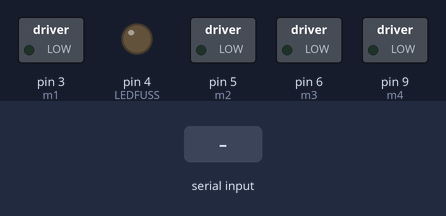
Simulated run of this sketch. Board: Arduino Uno, built with avr-gcc and run on an emulated ATmega328P. On the bench: switched loads named in the sketch (green lamp = pin HIGH), output pins drawn as LEDs (lit = HIGH). The inputs (shaded band) are chosen by the test bench.

Above: at 1.2 s.
1.3 s: "F" received over Serial
At 2.2 s:
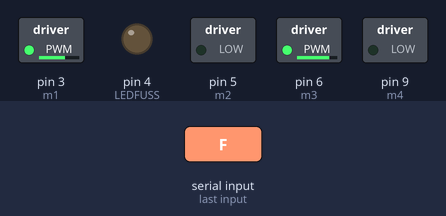
2.8 s: "B" received over Serial
At 3.3 s:
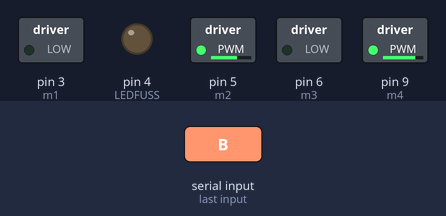
4.3 s: "L" received over Serial
At 5.5 s:
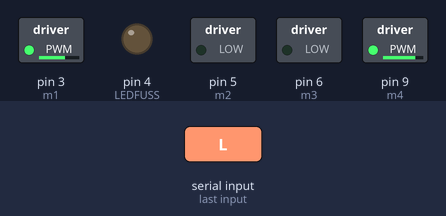
5.8 s: "R" received over Serial
At 6.8 s:
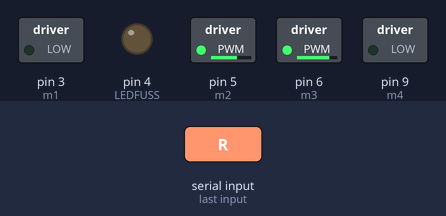
Timing chart, 0 to 8.3 s (numbered marks = the images above; inputs shaded):
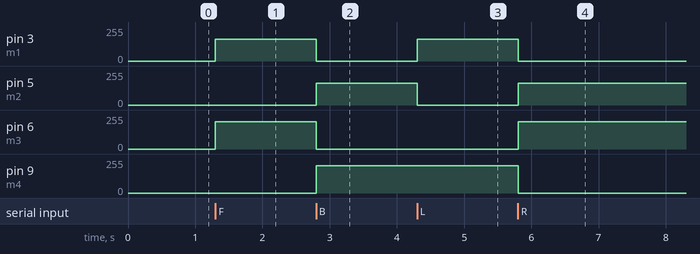

The sketch:

RC_Car_EasyControl_With_Obstacles_Avoiding.ino
```cpp
#include <Ultrasonic.h>

int m1 = 3;
int m2 = 5;
int m3 = 6;
int m4 = 9;
int LEDFUSS = 4;
int USSCHECK = 0;
int LMSPEED = 165;
int RMSPEED = 205;

/*
   ex.: Ultrasonic ultrasonic1 (trigpin, echopin)
*/
Ultrasonic FUSS(12, 11);

char bt = 0;

void setup() {
  // put your setup code here, to run once:
  Serial.begin(9600);

  pinMode(m1, OUTPUT);
  pinMode(m2, OUTPUT);
  pinMode(m3, OUTPUT);
  pinMode(m4, OUTPUT);
  pinMode(LEDFUSS, OUTPUT);


}

void loop() {
  // put your main code here, to run repeatedly:
  if (Serial.available() > 0) {
    bt = Serial.read();
   //enable ultrasonic sensor
     if ( bt == 'V'){
      USSCHECK = 1;
    }
    else if ( bt == 'v'){
      USSCHECK = 0;
    }
    stopp(); //initialize with motors stoped

// Car Control

      switch (bt) {

        case 'F':
          forward();
          break;

        case 'B':
          backward();
          break;

        case 'L':
          left();
          break;

        case 'R':
          right();
          break;


      }

     //obstacle avoiding technique
     if( (USSCHECK == 1 )&& (FUSS.distanceRead() < 10) && (FUSS.distanceRead() > 0)) {
      Serial.print("Obstacle Ahead  : "); Serial.println(FUSS.distanceRead());

      stopp();
      delay(500);
      right();
      delay(1200);
      stopp();
      return 0;
    }
     else{
      return 0;
    }

  }
}

void forward() {
  analogWrite(m1, LMSPEED);
  analogWrite(m2, 0);
  analogWrite(m3, RMSPEED);
  analogWrite(m4, 0);

}

void backward() {
  analogWrite(m1, 0);
  analogWrite(m2, LMSPEED);
  analogWrite(m3, 0);
  analogWrite(m4, RMSPEED);
}

void right() {
  analogWrite(m1, 0);
  analogWrite(m2, LMSPEED);
  analogWrite(m3, RMSPEED);
  analogWrite(m4, 0);
}

void left() {
  analogWrite(m1, LMSPEED);
  analogWrite(m2, 0);
  analogWrite(m3, 0);
  analogWrite(m4, RMSPEED);
}

void stopp() {
  analogWrite(m1, 0);
  analogWrite(m2, 0);
  analogWrite(m3, 0);
  analogWrite(m4, 0);
}
```

Measured:
- after the input at 1.3 s, pin 3 (m1): 0/255 → 165/255 at once; pin 6 (m3): 0/255 → 205/255 at once
- after the input at 2.8 s, pin 3 (m1): 165/255 → 0/255 at once; pin 5 (m2): 0/255 → 165/255 at once; pin 6 (m3): 205/255 → 0/255 at once; pin 9 (m4): 0/255 → 205/255 at once
- after the input at 4.3 s, pin 3 (m1): 0/255 → 165/255 at once; pin 5 (m2): 165/255 → 0/255 at once
- after the input at 5.8 s, pin 3 (m1): 165/255 → 0/255 at once; pin 5 (m2): 0/255 → 165/255 at once; pin 6 (m3): 0/255 → 205/255 at once; pin 9 (m4): 205/255 → 0/255 at once
